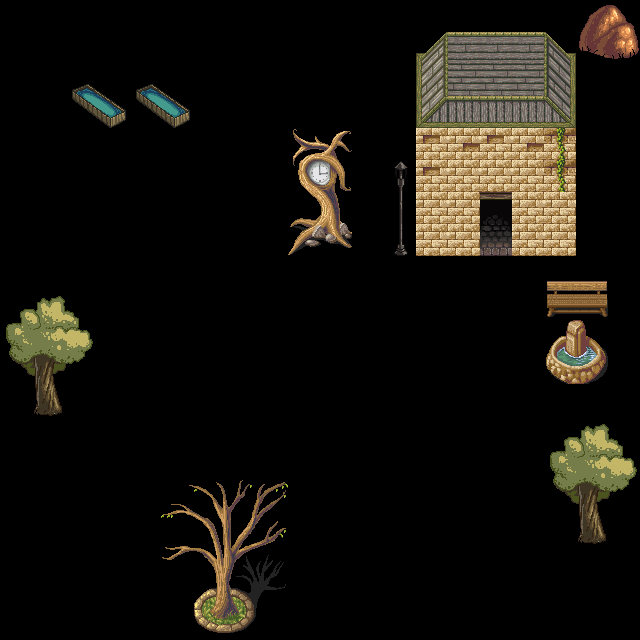

Tiled map render using the project's own tile images. Description and the whole map definition, tile-layer contents included, below:
An orthogonal 20x20 tile map with 32x32 px tiles, 1 tile layer (Tile Layer 1).

<map version="1.0" tiledversion="1.0.3" orientation="orthogonal" renderorder="right-down" width="20" height="20" tilewidth="32" tileheight="32" nextobjectid="1">
 <tileset firstgid="1" source="Test.tsx" />
 <layer name="Tile Layer 1" width="20" height="20">
  <data encoding="csv">
0,0,0,0,0,0,0,0,0,0,0,0,0,0,0,0,0,0,19,20,
0,0,0,0,0,0,0,0,0,0,0,0,0,34,35,36,37,38,39,40,
0,0,42,43,44,45,0,0,0,0,0,0,0,54,55,56,57,58,0,0,
0,0,62,63,64,65,0,0,0,0,0,0,0,74,75,76,77,78,0,0,
0,0,0,0,0,0,0,0,0,90,91,0,0,94,95,96,97,98,0,0,
0,0,0,0,0,0,0,0,0,110,111,0,113,114,115,116,117,118,0,0,
0,0,0,0,0,0,0,0,0,130,131,0,133,134,135,136,137,138,0,0,
0,0,0,0,0,0,0,0,0,150,151,0,153,154,155,156,157,158,0,0,
0,0,0,0,0,0,0,0,0,0,0,0,0,0,0,0,0,178,179,0,
141,142,143,0,0,0,0,0,0,0,0,0,0,0,0,0,0,198,199,0,
161,162,163,0,0,0,0,0,0,0,0,0,0,0,0,0,0,218,219,0,
181,182,183,0,0,0,0,0,0,0,0,0,0,0,0,0,0,238,239,0,
201,202,203,0,0,0,0,0,0,0,0,0,0,0,0,0,0,0,0,0,
0,0,0,0,0,0,0,0,0,0,0,0,0,0,0,0,0,258,259,260,
0,0,0,0,0,0,0,0,0,0,0,0,0,0,0,0,0,278,279,280,
0,0,0,0,0,286,287,288,289,0,0,0,0,0,0,0,0,298,299,300,
0,0,0,0,0,306,307,308,309,0,0,0,0,0,0,0,0,318,319,320,
0,0,0,0,0,326,327,328,329,0,0,0,0,0,0,0,0,0,0,0,
0,0,0,0,0,346,347,348,349,0,0,0,0,0,0,0,0,0,0,0,
0,0,0,0,0,366,367,368,369,0,0,0,0,0,0,0,0,0,0,0
</data>
 </layer>
</map>
